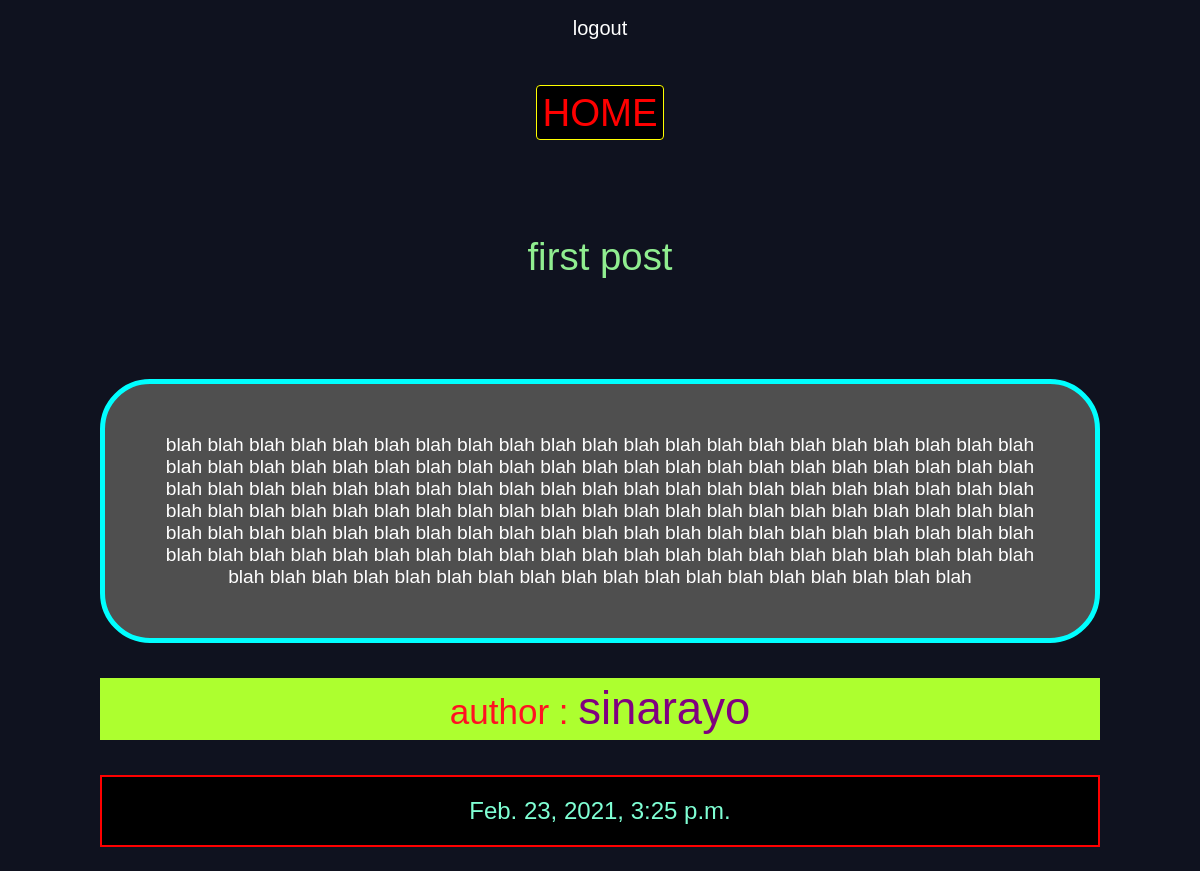
The app's page /posts/first post with its own data.
### posts/models.py (models this page shows, shortened)
class Post(models.Model):
    title = models.CharField(max_length=60)
    body = models.TextField()
    author = models.ForeignKey(User, on_delete=models.CASCADE)
    auth_slug = models.SlugField(default=None)
    slug = models.SlugField()
    date = models.DateTimeField(auto_now_add=True)

### posts/views.py (the view)
# urls.py: path('<slug>', views.post_detail, name='post_detail'),
def post_detail(request, slug):
    post = models.Post.objects.get(slug=slug)
    return render(request, 'post_detail.html', {'post': post})

### posts/templates/post_detail.html (shortened to what this page needs)
{% extends 'base.html' %}
{% block body %}
    <h1>{{ post.title }}</h1>
    <p class="post-body">{{ post.body }}</p>
    <div class="detail"><p class="seller"> author : <a href="{% url 'users:profile' slug=post.auth_slug %}" class="author-link">{{post.author}}</a></p></div>
    <p class="datetime">{{ post.date }}</p>
{% endblock %}

### assets/styles.css (style rules this page uses)
body { background-color: #0f121f; background-image: url(stars.jpg); background-repeat-y: 1; background-attachment: fixed; color: #fff; }
body * { font-family: arial; }
h1 { font-weight: normal; margin: 0; color: lightgreen; }
a, a:hover, a:visited { color: #ff5722; text-decoration: none; }
div.wrapper h1 { text-align: center; margin-top: 50px; margin-bottom: 100px; font-size: 2.4em; }
.detail .seller { padding: 5px; background-color: greenyellow; color: #f12; font-size: 35px; }
.author-link, .author-link:visited { color: purple; font-size: 1.3em; }
.datetime { font-size: 1.5em; background-color: black; color: aquamarine; border: 2px solid red; padding: 20px; }
.post-body { border-radius: 50px; padding: 50px; font-size: 1.2em; border: 5px solid cyan; background-color: #4f4f4f; }

### records on screen
Post: title "first post", body "blah blah blah blah blah blah blah blah blah blah blah blah blah blah blah blah blah blah blah blah blah blah blah blah blah blah blah blah blah blah blah blah blah blah blah blah blah blah blah blah blah blah blah blah blah blah blah blah blah blah blah blah blah blah blah blah blah blah blah blah blah blah blah blah blah blah blah blah blah blah blah blah blah blah blah blah blah blah blah blah blah blah blah blah blah blah blah blah blah blah blah blah blah blah blah blah blah blah blah blah blah blah blah blah blah blah blah blah blah blah blah blah blah blah blah blah blah blah blah blah blah blah blah blah blah blah blah blah blah blah blah blah blah blah blah blah blah blah blah blah…", author "sinarayo", date "Feb. 23, 2021, 3:25 p.m."
